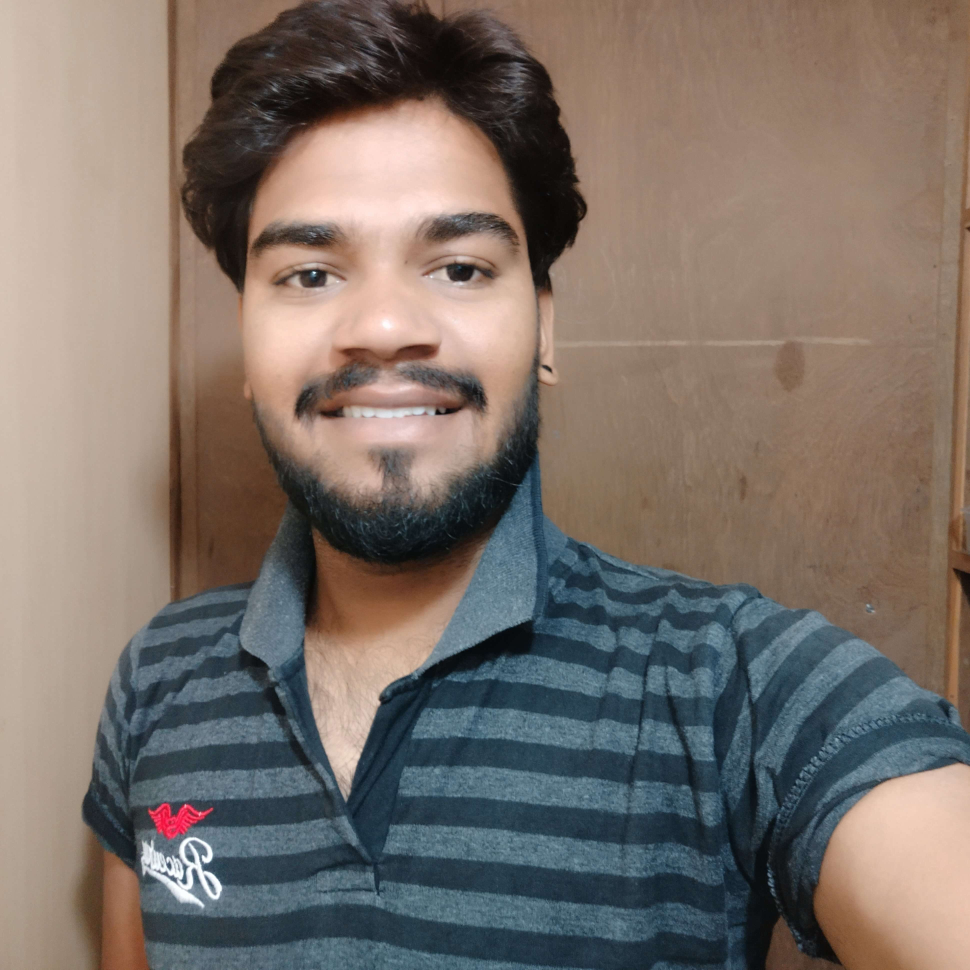
#> input picture harish.jpg, 3880 x 3880 px (shown at 1/4 size)
$ python RGB_to_Binary.py
#> lines starting #> are read from the running program, lines starting #| are printed output that depends on the picture; after the words box and inside, x2 and y2 are one past the last pixel; in counts of white or black regions, pixels touching at a corner belong together
import cv2

img = cv2.imread("harish.jpg",0)
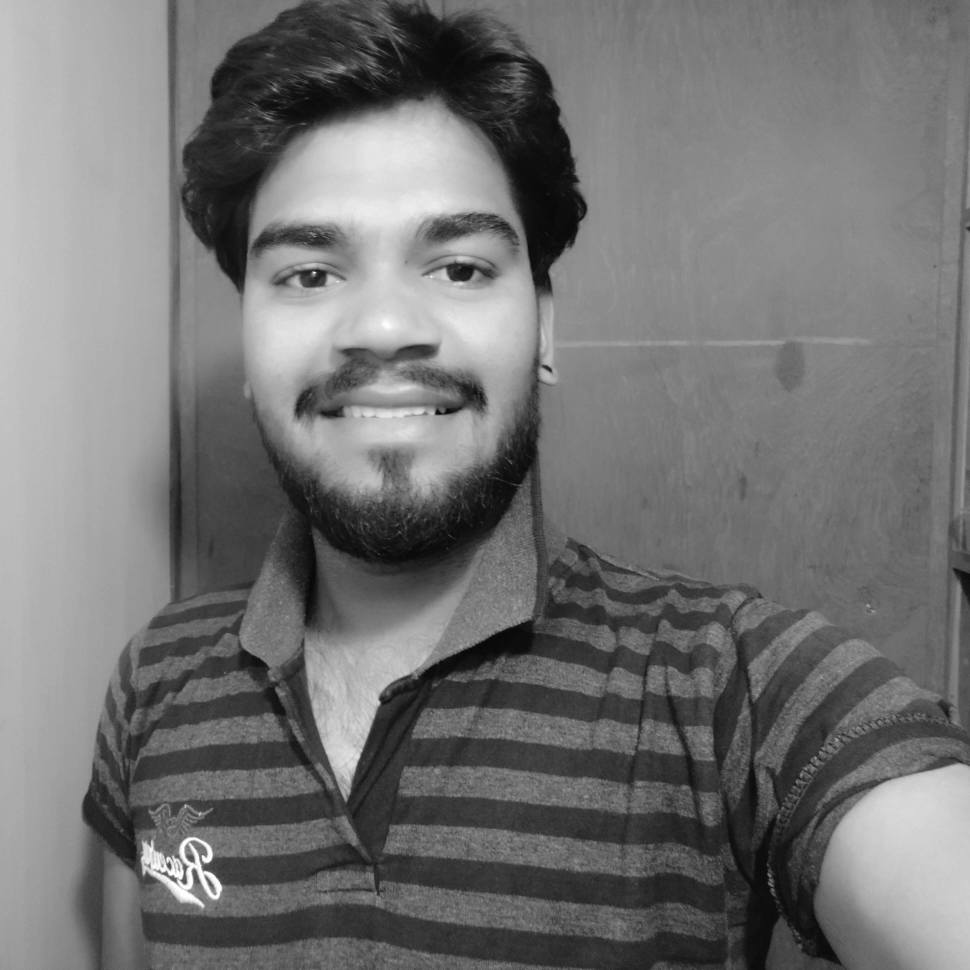
#> img: shape (3880, 3880) (shown at 1/4 size); min 4, max 255, mean 114.9
image = cv2.resize(img,(600,600))
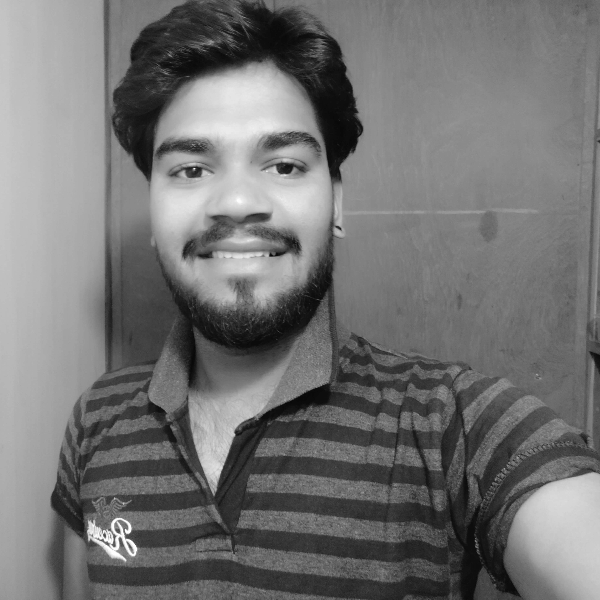
#> image: shape (600, 600); min 8, max 255, mean 114.9
ret ,bw =cv2.threshold(image,120,255,cv2.THRESH_BINARY)
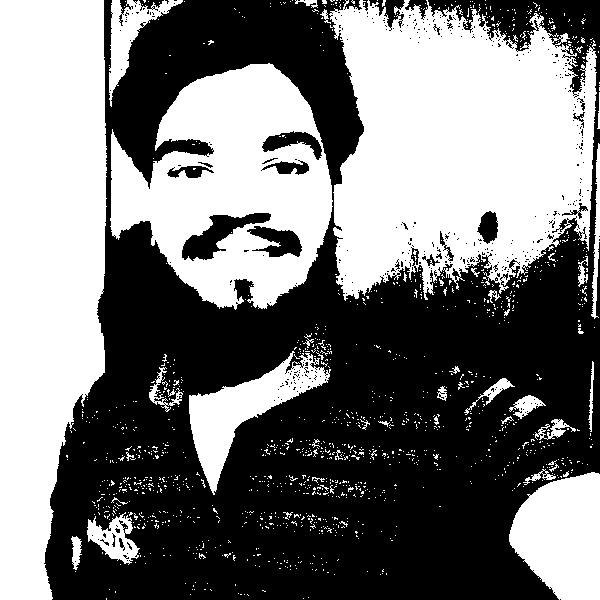
#> bw: shape (600, 600); 47.2% white; 1290 white regions (1245 under 20 px), largest, box (x1, y1, x2, y2) and area: (329, 0, 597, 301) 58815, (0, 0, 107, 600) 52646, (110, 63, 333, 310) 32666
cv2.imshow("Output",image)
cv2.imshow("BW",bw)
cv2.waitKey(0)
cv2.destroyAllWindows()
